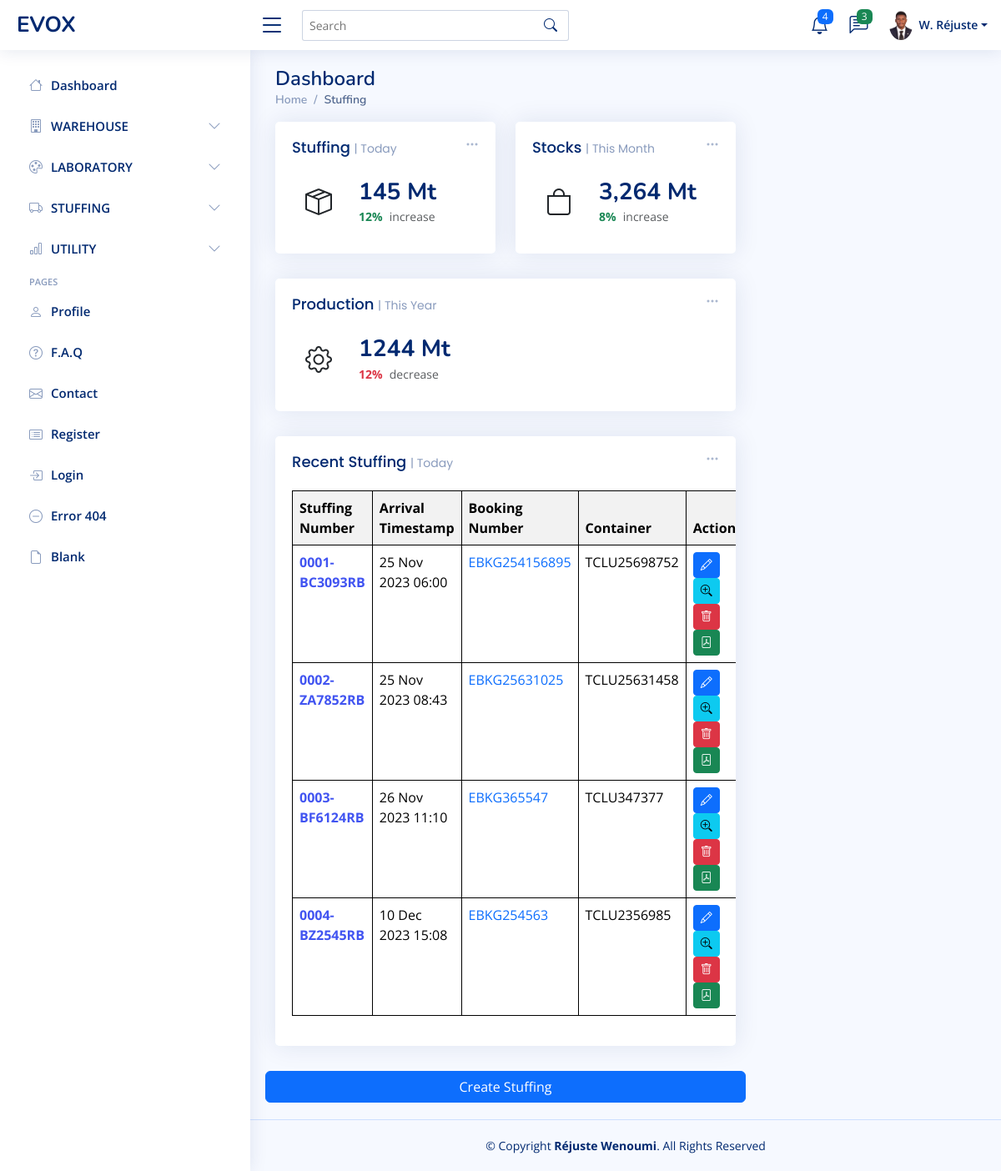
The page /stuffing on the database its author committed.
### model.py (models this page shows)
class Stuffing(db.Model):
    __tablename__ = 'stuffing'
    id = db.Column(db.Integer, primary_key=True)
    stuffing_number = db.Column(db.String(10), unique=True, nullable=False)
    truck_number = db.Column(db.String(255), nullable=False)
    booking_number = db.Column(db.String(10))
    container = db.Column(db.String(25),unique=True)
    forwarder = db.Column(db.String(10))
    commodity = db.Column(db.String(255))
    variety = db.Column(db.String(255))
    arrival_timestamp = db.Column(db.DateTime, default=datetime.utcnow)
    arrival_image = db.Column(db.String(100))
    supplier_name = db.Column(db.String(255))
    wh_code = db.Column(db.String(255))
    bag_type = db.Column(db.String(255))
    bag_size = db.Column(db.Float)
    no_bags = db.Column(db.Integer)
    activity = db.Column(db.String(1000))
    loading_timestamp = db.Column(db.DateTime)
    controle = db.Column(db.String(1000))
    tc_status = db.Column(db.String(1000))
    seal_number = db.Column(db.String(10), unique=True)
    check_image = db.Column(db.String(100))
    seal_image = db.Column(db.String(100))
    lot_number = db.Column(db.String(255))
    departure_timestamp = db.Column(db.DateTime)
    weighment_slip_number = db.Column(db.String(20), unique=True)
    gross_weight = db.Column(db.Float)
    tare = db.Column(db.Float)
    net_weight = db.Column(db.Float)
    wb_image = db.Column(db.String(100))
    user_id = db.Column(db.Integer, db.ForeignKey('user.id'))
    user = db.relationship('User', backref='stuffings')

### main.py (the view)
@app.route('/stuffing')
def stuffing_index():
    stuffings = Stuffing.query.all()
    return render_template('stuffing/stuffing.html', stuffings=stuffings)

### templates/stuffing/stuffing.html (shortened to what this page needs)
{% extends "base.html" %}
{% block content %}
<main id="main" class="main">
    <div class="pagetitle">
      <h1>Dashboard</h1>
      <nav>
        <ol class="breadcrumb">
          <li class="breadcrumb-item"><a href="index.html">Home</a></li>
          <li class="breadcrumb-item active">Stuffing</li>
        </ol>
      </nav>
    </div>
    <section class="section dashboard">
      <div class="row">
        <div class="col-lg-8">
          <div class="row">
            <div class="col-xxl-4 col-md-6">
              <div class="card info-card Stuffing-card">
                <div class="filter">
                  <a class="icon" href="#" data-bs-toggle="dropdown"><i class="bi bi-three-dots"></i></a>
                </div>
                <div class="card-body">
                  <h5 class="card-title">Stuffing <span>| Today</span></h5>
                  <div class="d-flex align-items-center">
                    <div class="card-icon rounded-circle d-flex align-items-center justify-content-center">
                      <i class="bi bi-box-seam"></i>                     </div>
                    <div class="ps-3">
                      <h6>145 Mt</h6>
                      <span class="text-success small pt-1 fw-bold">12%</span> <span class="text-muted small pt-2 ps-1">increase</span>
                    </div>
                  </div>
                </div>
              </div>
            </div>
            <div class="col-xxl-4 col-md-6">
              <div class="card info-card Stocks-card">
                <div class="filter">
                  <a class="icon" href="#" data-bs-toggle="dropdown"><i class="bi bi-three-dots"></i></a>
                </div>
                <div class="card-body">
                  <h5 class="card-title">Stocks <span>| This Month</span></h5>
                  <div class="d-flex align-items-center">
                    <div class="card-icon rounded-circle d-flex align-items-center justify-content-center">
                      <i class="bi bi-bag"></i>                     </div>
                    <div class="ps-3">
                      <h6>3,264 Mt</h6>
                      <span class="text-success small pt-1 fw-bold">8%</span> <span class="text-muted small pt-2 ps-1">increase</span>
                    </div>
                  </div>
                </div>
              </div>
            </div>
            <div class="col-xxl-4 col-xl-12">
              <div class="card info-card Production-card">
                <div class="filter">
                  <a class="icon" href="#" data-bs-toggle="dropdown"><i class="bi bi-three-dots"></i></a>
                </div>
                <div class="card-body">
                  <h5 class="card-title">Production <span>| This Year</span></h5>
                  <div class="d-flex align-items-center">
                    <div class="card-icon rounded-circle d-flex align-items-center justify-content-center">
                      <i class="bi bi-gear"></i>                    </div>
                    <div class="ps-3">
                      <h6>1244 Mt</h6>
                      <span class="text-danger small pt-1 fw-bold">12%</span> <span class="text-muted small pt-2 ps-1">decrease</span>
                    </div>
                  </div>
                </div>
              </div>
            </div>
            <div class="col-12">
              <div class="card recent-Stuffing overflow-auto">
                <div class="filter">
                  <a class="icon" href="#" data-bs-toggle="dropdown"><i class="bi bi-three-dots"></i></a>
                </div>
                <div class="card-body">
                  <h5 class="card-title">Recent Stuffing <span>| Today</span></h5>
                  <table class="table table-borderless datatable"  style="width: 100%; border-collapse: collapse;">
                    <thead>
                      <tr>
                        <th style="background-color: #f2f2f2; font-weight: bold; border: 1px solid #000;">Stuffing Number</th>
                        <th style="background-color: #f2f2f2; font-weight: bold; border: 1px solid #000;">Arrival Timestamp</th>
                        <th style="background-color: #f2f2f2; font-weight: bold; border: 1px solid #000;">Booking Number</th>
                        <th style="background-color: #f2f2f2; font-weight: bold; border: 1px solid #000;">Container</th>
                        <th style="background-color: #f2f2f2; font-weight: bold; border: 1px solid #000;">Action</th>
                      </tr>
                    </thead>
                    <tbody>
                    {% for stuffing in stuffings %}
                      <tr style="border: 1px solid #000;">
                        <th scope="row"><a href="#">{{ stuffing.stuffing_number }}</a></th>
                        <td style="border: 1px solid #000;">{{ stuffing.arrival_timestamp.strftime('%d %b %Y %H:%M') }}</td>
                        <td style="border: 1px solid #000;"><a href="#" class="text-primary">{{ stuffing.booking_number }}</a></td>
                        <td style="border: 1px solid #000;">{{ stuffing.container }}</td>
                        <td style="border: 1px solid #000;"> <span>
                          <a href="/edit_stuffing/{{ stuffing.id }}" class="btn btn-primary btn-sm">
                              <i class="bi bi-pencil"></i>
                          </a>
                          <a href="/stuffing/{{ stuffing.id }}" class="btn btn-info btn-sm">
                              <i class="bi bi-zoom-in"></i>
                          </a>
                          <a href="/delete_stuffing/{{ stuffing.id }}" class="btn btn-danger btn-sm">
                              <i class="bi bi-trash"></i>
                          </a>
                          <a href="/generer-pdf/{{ stuffing.id }}" class="btn btn-success btn-sm">
                              <i class="bi bi-file-pdf"></i>
                          </a>  </span>
                      </td>
                  </tr>
              {% endfor %}
                    </tbody>
                  </table>
                </div>
              </div>
            </div>
            <a href="/stuffing/add" class="btn btn-primary">Create Stuffing</a>
      </div>
    </section>
  </main>
{% endblock %}

### static/assets/css/style.css (style rules this page uses)
:root { scroll-behavior: smooth; }
body { font-family: "Open Sans", sans-serif; background: #f6f9ff; color: #444444; }
a { color: #4154f1; text-decoration: none; }
h1, h2, h3, h4, h5, h6 { font-family: "Nunito", sans-serif; }
#main { margin-top: 60px; padding: 20px 30px; transition: all 0.3s; }
.pagetitle { margin-bottom: 10px; }
.pagetitle h1 { font-size: 24px; margin-bottom: 0; font-weight: 600; color: #012970; }
.card { margin-bottom: 30px; border: none; border-radius: 5px; box-shadow: 0px 0 30px rgba(1, 41, 112, 0.1); }
.card-title { padding: 20px 0 15px 0; font-size: 18px; font-weight: 500; color: #012970; font-family: "Poppins", sans-serif; }
.card-title span { color: #899bbd; font-size: 14px; font-weight: 400; }
.card-body { padding: 0 20px 20px 20px; }
.breadcrumb { font-size: 14px; font-family: "Nunito", sans-serif; color: #899bbd; font-weight: 600; }
.breadcrumb a { color: #899bbd; transition: 0.3s; }
.breadcrumb .breadcrumb-item::before { color: #899bbd; }
.breadcrumb .active { color: #51678f; font-weight: 600; }
@media (min-width: 1200px) { #main, #footer { margin-left: 300px; } }
.dashboard .filter { position: absolute; right: 0px; top: 15px; }
.dashboard .filter .icon { color: #aab7cf; padding-right: 20px; padding-bottom: 5px; transition: 0.3s; font-size: 16px; }
.dashboard .info-card { padding-bottom: 10px; }
.dashboard .info-card h6 { font-size: 28px; color: #012970; font-weight: 700; margin: 0; padding: 0; }
.dashboard .card-icon { font-size: 32px; line-height: 0; width: 64px; height: 64px; flex-shrink: 0; flex-grow: 0; }

### rows shown on the page
Stuffing: stuffing_number "0001-BC3093RB", arrival_timestamp "25 Nov 2023 06:00", booking_number "EBKG254156895", container "TCLU25698752"
Stuffing: stuffing_number "0002-ZA7852RB", arrival_timestamp "25 Nov 2023 08:43", booking_number "EBKG25631025", container "TCLU25631458"
Stuffing: stuffing_number "0003-BF6124RB", arrival_timestamp "26 Nov 2023 11:10", booking_number "EBKG365547", container "TCLU347377"
Stuffing: stuffing_number "0004-BZ2545RB", arrival_timestamp "10 Dec 2023 15:08", booking_number "EBKG254563", container "TCLU2356985"
